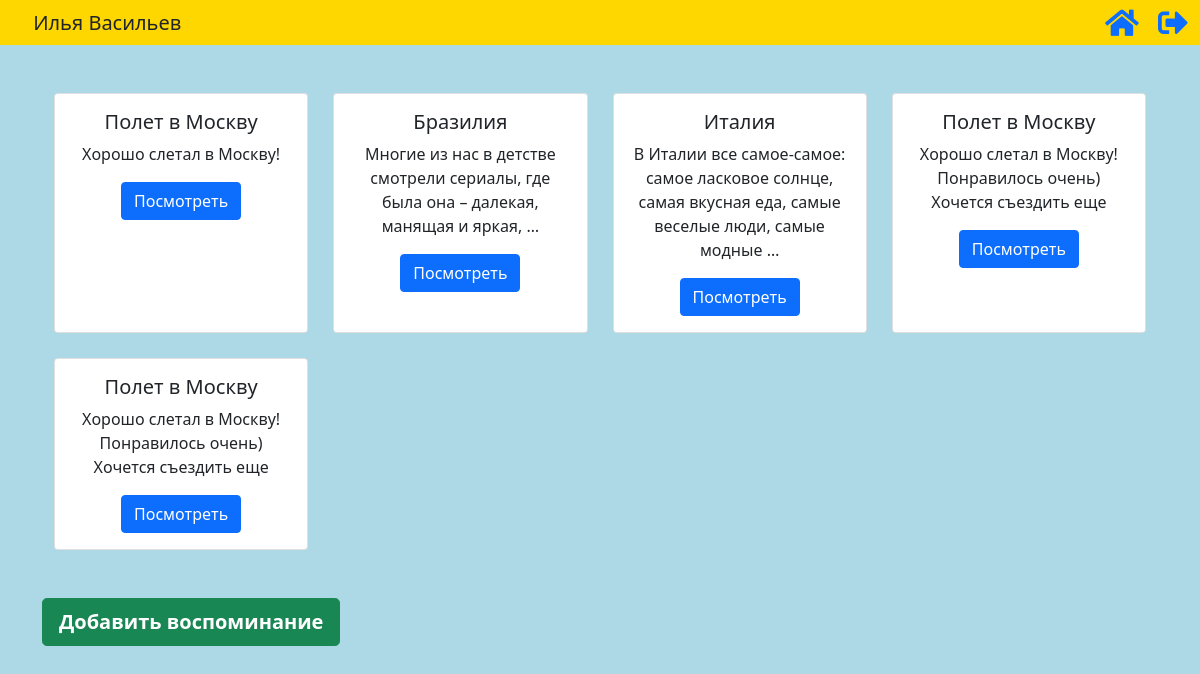
The page /myPlaceRemember/ (signed in) on the database its author committed.
### myPlaceRemember/models.py (models this page shows, shortened)
class RememberModel(models.Model):
    title = models.CharField(max_length=100)
    location = models.CharField(max_length=100)
    body = models.TextField(blank=True, db_index=True)
    slug = models.CharField(max_length=100, blank=True)
    profile = models.ForeignKey(Profile, on_delete=models.CASCADE)
    def get_absolute_url(self):
        return reverse('remember_detail', kwargs={'slug': self.slug})

### myPlaceRemember/views.py (the view)
# urls.py: path('', index),
@login_required
def index(request):
    profile = get_profile_data_by_user(request.user)
    remembers = RememberModel.objects.all().filter(profile=profile)
    context = profile.get_name_and_avatar()
    context['remembers'] = remembers
    return render(request, 'myPlaceRemember/index.html',
                  context)

### login/models.py (called while the page is built)
    def get_name_and_avatar(self):
        name = self.user.first_name + " " + self.user.last_name
        return {"name": name, "avatar": self.avatar}

### myPlaceRemember/views.py (called while the page is built)
def get_profile_data_by_user(user):
    try:
        return Profile.objects.get(user=user)
    except:
        raise ValueError("Такой пользователь не найден")

### myPlaceRemember/templates/myPlaceRemember/index.html (shortened to what this page needs)
{% extends 'layout.html' %}
{% load static %}
{% block styles %}
    <link rel="stylesheet" href="{% static "myPlaceRemember/css/style.css" %}">
    <link rel="stylesheet" href="{% static "myPlaceRemember/css/style_header.css" %}">
{% endblock %}
{% block main %}
    <main>
        {% include 'myPlaceRemember/header.html' %}
        <div class="container mt-5 pb-5" id="content">
            {% if remembers %}
                <div class="container" id="remembers">
                {% for remember in remembers %}
                    <div class="card text-center">
                        <div class="card-body">
                            <h5 class="card-title">{{ remember.title }}</h5>
                            <p class="card-text">{{ remember.body|truncatewords:15 }}</p>
                            <a href="{{ remember.get_absolute_url }}" class="btn btn-primary">Посмотреть</a>
                        </div>
                    </div>
                {% endfor %}
                </div>
            {% else %}
                <h3>У вас нет ни одного воспоминания</h3>
            {% endif %}
            <a class="btn btn-success btn-lg mt-5" id="btn_add" href="{% url 'create_remember' %}">
                Добавить воспоминание
            </a>
        </div>
    </main>
{% endblock %}

### myPlaceRemember/static/myPlaceRemember/css/style.css (style rules this page uses)
main { background-color: lightblue; width: 100%; height: 100%; position: absolute; top: 0; left: 0; overflow: auto; }
#remembers { display: grid; grid-template-columns: repeat(auto-fill, minmax(200px, 1fr)); grid-gap: 25px; }
#btn_add { margin-top: 20px; font-weight: 600; }

### rows shown on the page
RememberModel: title "Полет в Москву", body "Хорошо слетал в Москву!"
RememberModel: title "Бразилия", body "Многие из нас в детстве смотрели сериалы, где была она – далекая, манящая и яркая, …"
RememberModel: title "Италия", body "В Италии все самое-самое: самое ласковое солнце, самая вкусная еда, самые веселые люди, самые модные …"
RememberModel: title "Полет в Москву", body "Хорошо слетал в Москву! Понравилось очень) Хочется съездить еще"
RememberModel: title "Полет в Москву", body "Хорошо слетал в Москву! Понравилось очень) Хочется съездить еще"

### other values the page prints
{{ name }} "Илья Васильев"
